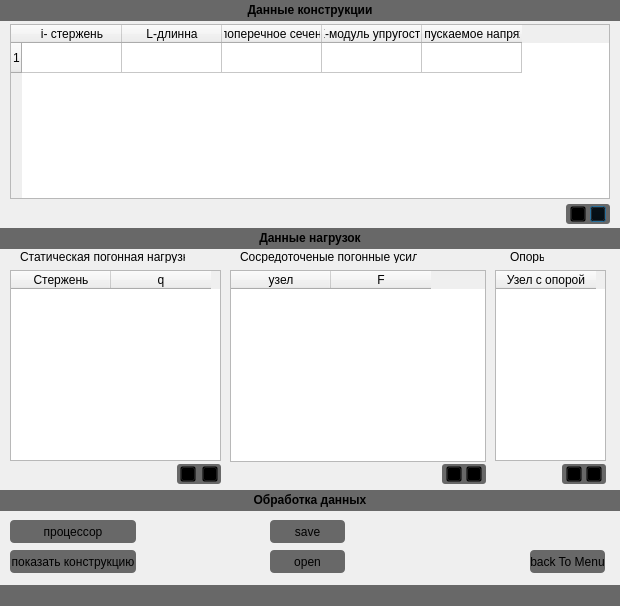
<?xml version="1.0" encoding="UTF-8"?>
<ui version="4.0">
 <class>preprocessor</class>
 <widget class="QDialog" name="preprocessor">
  <property name="geometry">
   <rect>
    <x>0</x>
    <y>0</y>
    <width>620</width>
    <height>606</height>
   </rect>
  </property>
  <property name="minimumSize">
   <size>
    <width>620</width>
    <height>0</height>
   </size>
  </property>
  <property name="maximumSize">
   <size>
    <width>620</width>
    <height>606</height>
   </size>
  </property>
  <property name="windowTitle">
   <string>SUPR препроцессор</string>
  </property>
  <property name="windowIcon">
   <iconset resource="myres.qrc">
    <normaloff>:/icon/diagram44.ico</normaloff>:/icon/diagram44.ico</iconset>
  </property>
  <property name="styleSheet">
   <string notr="true"/>
  </property>
  <widget class="QTableWidget" name="table_kernel">
   <property name="geometry">
    <rect>
     <x>10</x>
     <y>24</y>
     <width>600</width>
     <height>175</height>
    </rect>
   </property>
   <property name="focusPolicy">
    <enum>Qt::WheelFocus</enum>
   </property>
   <row>
    <property name="text">
     <string>1</string>
    </property>
   </row>
   <column>
    <property name="text">
     <string>i- стержень</string>
    </property>
   </column>
   <column>
    <property name="text">
     <string>L-длинна</string>
    </property>
   </column>
   <column>
    <property name="text">
     <string>A-поперечное сечение</string>
    </property>
   </column>
   <column>
    <property name="text">
     <string>E-модуль упругости</string>
    </property>
   </column>
   <column>
    <property name="text">
     <string> [σ] допускаемое напряжение</string>
    </property>
   </column>
  </widget>
  <widget class="QPushButton" name="add_line">
   <property name="geometry">
    <rect>
     <x>590</x>
     <y>206</y>
     <width>16</width>
     <height>16</height>
    </rect>
   </property>
   <property name="styleSheet">
    <string notr="true">background-color: transparent</string>
   </property>
   <property name="text">
    <string/>
   </property>
   <property name="icon">
    <iconset resource="myres.qrc">
     <normaloff>:/icon/pluscircle.ico</normaloff>:/icon/pluscircle.ico</iconset>
   </property>
  </widget>
  <widget class="QPushButton" name="delite_line">
   <property name="geometry">
    <rect>
     <x>570</x>
     <y>206</y>
     <width>16</width>
     <height>16</height>
    </rect>
   </property>
   <property name="styleSheet">
    <string notr="true">background-color: transparent</string>
   </property>
   <property name="text">
    <string/>
   </property>
   <property name="icon">
    <iconset resource="myres.qrc">
     <normaloff>:/icon/minuscircle.ico</normaloff>:/icon/minuscircle.ico</iconset>
   </property>
  </widget>
  <widget class="QTableWidget" name="table_load_q">
   <property name="geometry">
    <rect>
     <x>10</x>
     <y>270</y>
     <width>211</width>
     <height>191</height>
    </rect>
   </property>
   <column>
    <property name="text">
     <string>Стержень</string>
    </property>
   </column>
   <column>
    <property name="text">
     <string>q</string>
    </property>
   </column>
  </widget>
  <widget class="QPushButton" name="PB_back">
   <property name="geometry">
    <rect>
     <x>530</x>
     <y>550</y>
     <width>75</width>
     <height>23</height>
    </rect>
   </property>
   <property name="styleSheet">
    <string notr="true">QPushButton:enabled { background-color: #686868; border-radius:4px;}
                                QPushButton:hover { background-color: gray; color: white; }
                                QPushButton:pressed { background-color: black; color: white;}
                                QPushButton:disabled { background-color: white; border-radius:4px;}</string>
   </property>
   <property name="text">
    <string>back To Menu</string>
   </property>
  </widget>
  <widget class="QPushButton" name="PB_save">
   <property name="geometry">
    <rect>
     <x>270</x>
     <y>520</y>
     <width>75</width>
     <height>23</height>
    </rect>
   </property>
   <property name="styleSheet">
    <string notr="true">QPushButton:enabled { background-color: #686868; border-radius:4px;}
                                QPushButton:hover { background-color: gray; color: white; }
                                QPushButton:pressed { background-color: black; color: white;}
                                QPushButton:disabled { background-color: white; border-radius:4px;}</string>
   </property>
   <property name="text">
    <string>save</string>
   </property>
  </widget>
  <widget class="QPushButton" name="PB_open">
   <property name="geometry">
    <rect>
     <x>270</x>
     <y>550</y>
     <width>75</width>
     <height>23</height>
    </rect>
   </property>
   <property name="styleSheet">
    <string notr="true">QPushButton:enabled { background-color: #686868; border-radius:4px;}
                                QPushButton:hover { background-color: gray; color: white; }
                                QPushButton:pressed { background-color: black; color: white;}
                                QPushButton:disabled { background-color: white; border-radius:4px;}</string>
   </property>
   <property name="text">
    <string>open</string>
   </property>
  </widget>
  <widget class="QLabel" name="up_line">
   <property name="geometry">
    <rect>
     <x>0</x>
     <y>0</y>
     <width>620</width>
     <height>21</height>
    </rect>
   </property>
   <property name="styleSheet">
    <string notr="true">background-color: #686868</string>
   </property>
   <property name="text">
    <string>&lt;html&gt;&lt;head/&gt;&lt;body&gt;&lt;p align=&quot;center&quot;&gt;&lt;span style=&quot; font-weight:600;&quot;&gt;Данные конструкции&lt;/span&gt;&lt;/p&gt;&lt;/body&gt;&lt;/html&gt;</string>
   </property>
  </widget>
  <widget class="QLabel" name="middle_line">
   <property name="geometry">
    <rect>
     <x>0</x>
     <y>228</y>
     <width>620</width>
     <height>21</height>
    </rect>
   </property>
   <property name="styleSheet">
    <string notr="true">background-color: #686868</string>
   </property>
   <property name="text">
    <string>&lt;html&gt;&lt;head/&gt;&lt;body&gt;&lt;p align=&quot;center&quot;&gt;&lt;span style=&quot; font-weight:600;&quot;&gt;Данные нагрузок&lt;/span&gt;&lt;/p&gt;&lt;/body&gt;&lt;/html&gt;</string>
   </property>
  </widget>
  <widget class="QLabel" name="plus_minus">
   <property name="geometry">
    <rect>
     <x>566</x>
     <y>204</y>
     <width>44</width>
     <height>20</height>
    </rect>
   </property>
   <property name="styleSheet">
    <string notr="true">background-color: #686868;
border-radius:3px;</string>
   </property>
   <property name="text">
    <string/>
   </property>
  </widget>
  <widget class="QPushButton" name="PB_processor">
   <property name="geometry">
    <rect>
     <x>10</x>
     <y>520</y>
     <width>126</width>
     <height>23</height>
    </rect>
   </property>
   <property name="styleSheet">
    <string notr="true">QPushButton:enabled { background-color: #686868; border-radius:4px;}
                                QPushButton:hover { background-color: gray; color: white; }
                                QPushButton:pressed { background-color: black; color: white;}
                                QPushButton:disabled { background-color: white; border-radius:4px;}</string>
   </property>
   <property name="text">
    <string>процессор</string>
   </property>
  </widget>
  <widget class="QPushButton" name="PB_show_constr">
   <property name="geometry">
    <rect>
     <x>10</x>
     <y>550</y>
     <width>126</width>
     <height>23</height>
    </rect>
   </property>
   <property name="styleSheet">
    <string notr="true">QPushButton:enabled { background-color: #686868; border-radius:4px;}
                                QPushButton:hover { background-color: gray; color: white; }
                                QPushButton:pressed { background-color: black; color: white;}
                                QPushButton:disabled { background-color: white; border-radius:4px;}</string>
   </property>
   <property name="text">
    <string>показать конструкцию</string>
   </property>
  </widget>
  <widget class="QTableWidget" name="table_load_F">
   <property name="geometry">
    <rect>
     <x>230</x>
     <y>270</y>
     <width>256</width>
     <height>192</height>
    </rect>
   </property>
   <column>
    <property name="text">
     <string>узел</string>
    </property>
   </column>
   <column>
    <property name="text">
     <string>F</string>
    </property>
   </column>
  </widget>
  <widget class="QTableWidget" name="table_load_opora">
   <property name="geometry">
    <rect>
     <x>495</x>
     <y>270</y>
     <width>111</width>
     <height>191</height>
    </rect>
   </property>
   <column>
    <property name="text">
     <string>Узел с опорой</string>
    </property>
   </column>
  </widget>
  <widget class="QPushButton" name="PB_plus_q">
   <property name="geometry">
    <rect>
     <x>202</x>
     <y>466</y>
     <width>16</width>
     <height>16</height>
    </rect>
   </property>
   <property name="styleSheet">
    <string notr="true">background-color: transparent</string>
   </property>
   <property name="text">
    <string/>
   </property>
   <property name="icon">
    <iconset resource="myres.qrc">
     <normaloff>:/icon/pluscircle.ico</normaloff>:/icon/pluscircle.ico</iconset>
   </property>
  </widget>
  <widget class="QPushButton" name="PB_minus_q">
   <property name="geometry">
    <rect>
     <x>180</x>
     <y>466</y>
     <width>16</width>
     <height>16</height>
    </rect>
   </property>
   <property name="styleSheet">
    <string notr="true">background-color: transparent</string>
   </property>
   <property name="text">
    <string/>
   </property>
   <property name="icon">
    <iconset resource="myres.qrc">
     <normaloff>:/icon/minuscircle.ico</normaloff>:/icon/minuscircle.ico</iconset>
   </property>
  </widget>
  <widget class="QPushButton" name="PB_plus_F">
   <property name="geometry">
    <rect>
     <x>466</x>
     <y>466</y>
     <width>16</width>
     <height>16</height>
    </rect>
   </property>
   <property name="styleSheet">
    <string notr="true">background-color: transparent</string>
   </property>
   <property name="text">
    <string/>
   </property>
   <property name="icon">
    <iconset resource="myres.qrc">
     <normaloff>:/icon/pluscircle.ico</normaloff>:/icon/pluscircle.ico</iconset>
   </property>
  </widget>
  <widget class="QPushButton" name="PB_minus_F">
   <property name="geometry">
    <rect>
     <x>446</x>
     <y>466</y>
     <width>16</width>
     <height>16</height>
    </rect>
   </property>
   <property name="styleSheet">
    <string notr="true">background-color: transparent</string>
   </property>
   <property name="text">
    <string/>
   </property>
   <property name="icon">
    <iconset resource="myres.qrc">
     <normaloff>:/icon/minuscircle.ico</normaloff>:/icon/minuscircle.ico</iconset>
   </property>
  </widget>
  <widget class="QPushButton" name="PB_plus_opora">
   <property name="geometry">
    <rect>
     <x>586</x>
     <y>466</y>
     <width>16</width>
     <height>16</height>
    </rect>
   </property>
   <property name="styleSheet">
    <string notr="true">background-color: transparent</string>
   </property>
   <property name="text">
    <string/>
   </property>
   <property name="icon">
    <iconset resource="myres.qrc">
     <normaloff>:/icon/pluscircle.ico</normaloff>:/icon/pluscircle.ico</iconset>
   </property>
  </widget>
  <widget class="QPushButton" name="PB_minus_opora">
   <property name="geometry">
    <rect>
     <x>566</x>
     <y>466</y>
     <width>16</width>
     <height>16</height>
    </rect>
   </property>
   <property name="styleSheet">
    <string notr="true">background-color: transparent</string>
   </property>
   <property name="text">
    <string/>
   </property>
   <property name="icon">
    <iconset resource="myres.qrc">
     <normaloff>:/icon/minuscircle.ico</normaloff>:/icon/minuscircle.ico</iconset>
   </property>
  </widget>
  <widget class="QLabel" name="label">
   <property name="geometry">
    <rect>
     <x>20</x>
     <y>250</y>
     <width>165</width>
     <height>13</height>
    </rect>
   </property>
   <property name="text">
    <string>Статическая погонная нагрузка</string>
   </property>
  </widget>
  <widget class="QLabel" name="label_2">
   <property name="geometry">
    <rect>
     <x>240</x>
     <y>250</y>
     <width>177</width>
     <height>13</height>
    </rect>
   </property>
   <property name="text">
    <string>Сосредоточеные погонные усилия</string>
   </property>
  </widget>
  <widget class="QLabel" name="label_3">
   <property name="geometry">
    <rect>
     <x>510</x>
     <y>250</y>
     <width>34</width>
     <height>13</height>
    </rect>
   </property>
   <property name="text">
    <string>Опоры</string>
   </property>
  </widget>
  <widget class="QLabel" name="middle_line_2">
   <property name="geometry">
    <rect>
     <x>0</x>
     <y>490</y>
     <width>620</width>
     <height>21</height>
    </rect>
   </property>
   <property name="styleSheet">
    <string notr="true">background-color: #686868</string>
   </property>
   <property name="text">
    <string>&lt;html&gt;&lt;head/&gt;&lt;body&gt;&lt;p align=&quot;center&quot;&gt;&lt;span style=&quot; font-weight:600;&quot;&gt;Обработка данных&lt;/span&gt;&lt;/p&gt;&lt;/body&gt;&lt;/html&gt;</string>
   </property>
  </widget>
  <widget class="QLabel" name="plus_minus_2">
   <property name="geometry">
    <rect>
     <x>177</x>
     <y>464</y>
     <width>44</width>
     <height>20</height>
    </rect>
   </property>
   <property name="styleSheet">
    <string notr="true">background-color: #686868;
border-radius:3px;</string>
   </property>
   <property name="text">
    <string/>
   </property>
  </widget>
  <widget class="QLabel" name="plus_minus_3">
   <property name="geometry">
    <rect>
     <x>442</x>
     <y>464</y>
     <width>44</width>
     <height>20</height>
    </rect>
   </property>
   <property name="styleSheet">
    <string notr="true">background-color: #686868;
border-radius:3px;</string>
   </property>
   <property name="text">
    <string/>
   </property>
  </widget>
  <widget class="QLabel" name="plus_minus_4">
   <property name="geometry">
    <rect>
     <x>562</x>
     <y>464</y>
     <width>44</width>
     <height>20</height>
    </rect>
   </property>
   <property name="styleSheet">
    <string notr="true">background-color: #686868;
border-radius:3px;</string>
   </property>
   <property name="text">
    <string/>
   </property>
  </widget>
  <widget class="QLabel" name="middle_line_3">
   <property name="geometry">
    <rect>
     <x>0</x>
     <y>585</y>
     <width>620</width>
     <height>21</height>
    </rect>
   </property>
   <property name="styleSheet">
    <string notr="true">background-color: #686868</string>
   </property>
   <property name="text">
    <string>&lt;html&gt;&lt;head/&gt;&lt;body&gt;&lt;p align=&quot;center&quot;&gt;&lt;br/&gt;&lt;/p&gt;&lt;/body&gt;&lt;/html&gt;</string>
   </property>
  </widget>
  <zorder>plus_minus_4</zorder>
  <zorder>plus_minus_3</zorder>
  <zorder>plus_minus_2</zorder>
  <zorder>plus_minus</zorder>
  <zorder>table_kernel</zorder>
  <zorder>add_line</zorder>
  <zorder>delite_line</zorder>
  <zorder>table_load_q</zorder>
  <zorder>PB_back</zorder>
  <zorder>PB_save</zorder>
  <zorder>PB_open</zorder>
  <zorder>up_line</zorder>
  <zorder>middle_line</zorder>
  <zorder>PB_processor</zorder>
  <zorder>PB_show_constr</zorder>
  <zorder>table_load_F</zorder>
  <zorder>table_load_opora</zorder>
  <zorder>PB_plus_q</zorder>
  <zorder>PB_minus_q</zorder>
  <zorder>PB_plus_F</zorder>
  <zorder>PB_minus_F</zorder>
  <zorder>PB_plus_opora</zorder>
  <zorder>PB_minus_opora</zorder>
  <zorder>label</zorder>
  <zorder>label_2</zorder>
  <zorder>label_3</zorder>
  <zorder>middle_line_2</zorder>
  <zorder>middle_line_3</zorder>
 </widget>
 <resources>
  <include location="myres.qrc"/>
 </resources>
 <connections/>
</ui>
